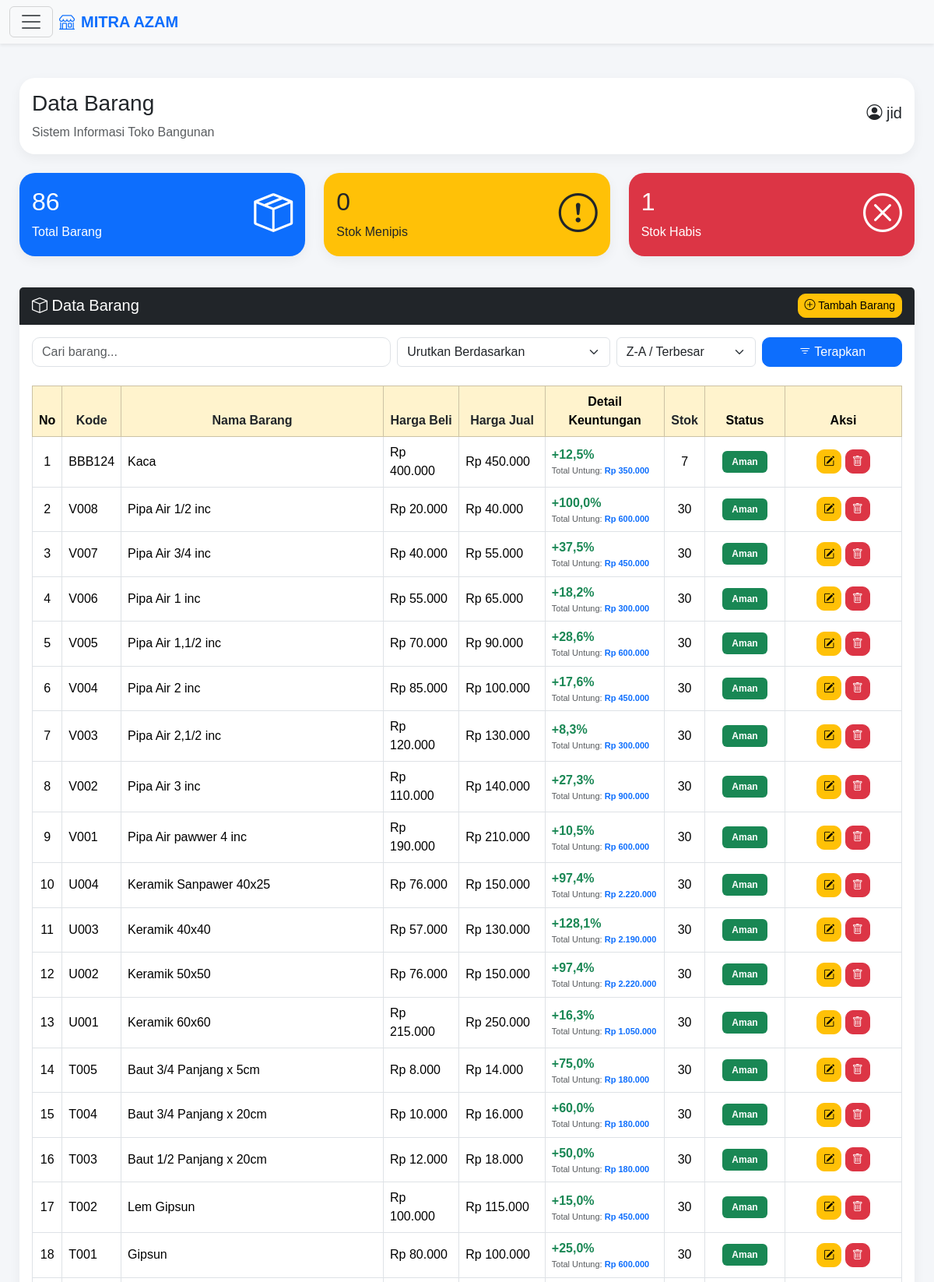
Page /admin/barang.php (signed in, upper part) on the committed database.
### tables this page shows
CREATE TABLE `barang` (
  `id_barang` int(11) NOT NULL AUTO_INCREMENT,
  `kode_barang` varchar(20) NOT NULL,
  `nama_barang` varchar(100) NOT NULL,
  `harga_beli` int(11) NOT NULL,
  `harga_jual` int(11) NOT NULL,
  `stok` int(11) NOT NULL,
  `stok_minimum` int(11) NOT NULL,
  `tanggal` date NOT NULL,
  `jenis_penjualan` enum('Normal','Kaca') DEFAULT 'Normal',
  PRIMARY KEY (`id_barang`)
);

### config/load_theme.php (called while the page is built)
<?php
if (isset($conn)) {
    $queryGlobalSetting = mysqli_query($conn, "SELECT tema FROM setting LIMIT 1");
    $globalSetting = mysqli_fetch_assoc($queryGlobalSetting);
    $tema_sistem = $globalSetting['tema'] ?? 'light';
} else {
    $tema_sistem = 'light';
}
?>

### admin/barang.php (the view, shortened to what this page needs)
<?php
require_once '../config/koneksi.php';
require_once '../config/load_theme.php';
$cari   = $_GET['cari'] ?? '';
$sort   = $_GET['sort'] ?? 'id_barang';
$order  = $_GET['order'] ?? 'DESC';
$filter = $_GET['filter'] ?? '';
$query = "SELECT * FROM barang WHERE 1=1";
$query .= " ORDER BY $sort $order";
$data = mysqli_query($conn, $query);
$total_barang = 0;
$q_total = mysqli_query($conn, "SELECT COUNT(*) as total FROM barang");
if ($q_total) {
    $d_total = mysqli_fetch_assoc($q_total);
    $total_barang = $d_total['total'];
}
$stok_menipis = 0;
$q_stok = mysqli_query($conn, "SELECT COUNT(*) as total FROM barang WHERE stok > 0 AND stok <= stok_minimum");
if ($q_stok) {
    $d_stok = mysqli_fetch_assoc($q_stok);
    $stok_menipis = $d_stok['total'];
}
$q_habis = mysqli_query($conn, "SELECT * FROM barang WHERE stok <= 0");
$total_habis = mysqli_num_rows($q_habis);
?>
<!DOCTYPE html>
<html lang="id">
<head>
    <link href="https://cdn.jsdelivr.net/npm/bootstrap@5.3.3/dist/css/bootstrap.min.css" rel="stylesheet">
    <link rel="stylesheet" href="https://cdn.jsdelivr.net/npm/bootstrap-icons@1.11.3/font/bootstrap-icons.min.css">
</head>
<body class="<?= ($tema_sistem ?? 'light') == 'dark' ? 'dark-theme' : ''; ?>">
<nav class="navbar bg-body-tertiary fixed-top shadow-sm">
  <div class="container-fluid">
    <button class="navbar-toggler" type="button" data-bs-toggle="offcanvas" data-bs-target="#offcanvasNavbar" aria-controls="offcanvasNavbar">
      <span class="navbar-toggler-icon"></span>
    </button>
    <a class="navbar-brand d-flex align-items-center me-auto ms-2 fw-bold text-primary" href="dashboard.php">
      <i class="bi bi-shop me-2"></i> MITRA AZAM
    </a>
  </div>
</nav>
<div class="content">
    <div class="card mb-4">
        <div class="card-body d-flex justify-content-between align-items-center flex-wrap">
            <div>
                <h3>Data Barang</h3>
                <p class="mb-0 text-muted">Sistem Informasi Toko Bangunan</p>
            </div>
            <div>
                <h5>
                    <i class="bi bi-person-circle"></i>
                    <?= htmlspecialchars($_SESSION['nama'] ?? 'User'); ?>
                </h5>
            </div>
        </div>
    </div>
    <div class="row mb-4">
        <div class="col-md-4 mb-3">
            <a href="barang.php" class="text-decoration-none">
                <div class="card bg-primary text-white">
                    <div class="card-body d-flex justify-content-between align-items-center">
                        <div>
                            <h2><?= $total_barang; ?></h2>
                            <p class="mb-0">Total Barang</p>
                        </div>
                        <i class="bi bi-box-seam" style="font-size:50px;"></i>
                    </div>
                </div>
            </a>
        </div>
        <div class="col-md-4 mb-3">
            <a href="barang.php?filter=menipis" class="text-decoration-none">
                <div class="card bg-warning text-dark">
                    <div class="card-body d-flex justify-content-between align-items-center">
                        <div>
                            <h2><?= $stok_menipis; ?></h2>
                            <p class="mb-0">Stok Menipis</p>
                        </div>
                        <i class="bi bi-exclamation-circle" style="font-size:50px;"></i>
                    </div>
                </div>
            </a>
        </div>
        <div class="col-md-4 mb-3">
            <a href="barang.php?filter=habis" class="text-decoration-none">
                <div class="card bg-danger text-white">
                    <div class="card-body d-flex justify-content-between align-items-center">
                        <div>
                            <h2><?= $total_habis; ?></h2>
                            <p class="mb-0">Stok Habis</p>
                        </div>
                        <i class="bi bi-x-circle" style="font-size:50px;"></i>
                    </div>
                </div>
            </a>
        </div>
    </div>
    <div class="card">
        <div class="card-header bg-dark text-white d-flex justify-content-between align-items-center">
            <h5 class="mb-0"><i class="bi bi-box"></i> Data Barang</h5>
            <a href="tambah_barang.php" class="btn btn-warning btn-sm">
                <i class="bi bi-plus-circle"></i> Tambah Barang
            </a>
        </div>
        <div class="card-body">
            <form method="GET" class="mb-4">
                <div class="row g-2">
                    <div class="col-md-5">
                        <input type="text" name="cari" class="form-control search-box" placeholder="Cari barang..." value="<?= htmlspecialchars($cari); ?>">
                    </div>
                    <div class="col-md-3">
                        <select name="sort" class="form-select">
                            <option value="id_barang" <?= ($sort == 'id_barang') ? 'selected' : ''; ?>>Urutkan Berdasarkan</option>
                        </select>
                    </div>
                    <div class="col-md-2">
                        <select name="order" class="form-select">
                            <option value="DESC" <?= ($order == 'DESC') ? 'selected' : ''; ?>>Z-A / Terbesar</option>
                        </select>
                    </div>
                    <div class="col-md-2">
                        <button class="btn btn-primary w-100" type="submit">
                            <i class="bi bi-filter"></i> Terapkan
                        </button>
                    </div>
                </div>
            </form>
            <div class="table-responsive">
                <table class="table table-bordered table-hover align-middle">
                    <thead class="table-warning text-center">
                        <tr>
                            <th>No</th>
                            <th><a href="?sort=kode_barang&order=<?= ($sort == 'kode_barang' && $order == 'ASC') ? 'DESC' : 'ASC'; ?>&cari=<?= urlencode($cari); ?>&filter=<?= urlencode($filter); ?>" class="text-decoration-none text-dark">Kode</a></th>
                            <th><a href="?sort=nama_barang&order=<?= ($sort == 'nama_barang' && $order == 'ASC') ? 'DESC' : 'ASC'; ?>&cari=<?= urlencode($cari); ?>&filter=<?= urlencode($filter); ?>" class="text-decoration-none text-dark">Nama Barang</a></th>
                            <th><a href="?sort=harga_beli&order=<?= ($sort == 'harga_beli' && $order == 'ASC') ? 'DESC' : 'ASC'; ?>&cari=<?= urlencode($cari); ?>&filter=<?= urlencode($filter); ?>" class="text-decoration-none text-dark">Harga Beli</a></th>
                            <th><a href="?sort=harga_jual&order=<?= ($sort == 'harga_jual' && $order == 'ASC') ? 'DESC' : 'ASC'; ?>&cari=<?= urlencode($cari); ?>&filter=<?= urlencode($filter); ?>" class="text-decoration-none text-dark">Harga Jual</a></th>
                            <th>Detail Keuntungan</th>
                            <th><a href="?sort=stok&order=<?= ($sort == 'stok' && $order == 'ASC') ? 'DESC' : 'ASC'; ?>&cari=<?= urlencode($cari); ?>&filter=<?= urlencode($filter); ?>" class="text-decoration-none text-dark">Stok</a></th>
                            <th>Status</th>
                            <th width="150">Aksi</th>
                        </tr>
                    </thead>
                    <tbody>
                    <?php if(mysqli_num_rows($data) > 0): ?>
                        <?php $no = 1; ?>
                        <?php while($d = mysqli_fetch_assoc($data)): ?>
                            <?php
                            $kode_barang = mysqli_real_escape_string($conn, $d['kode_barang']);
                            $cek_valid = mysqli_query($conn, "SELECT COUNT(DISTINCT nama_barang) AS total FROM barang WHERE kode_barang = '$kode_barang'");
                            $hasil_valid = mysqli_fetch_assoc($cek_valid);
                            $class_row = ($hasil_valid['total'] > 1) ? "kode-tidak-valid" : "kode-valid";
                            $harga_beli = $d['harga_beli'];
                            $harga_jual = $d['harga_jual'];
                            $stok = $d['stok'];
                            $persen_untung = 0;
                            $total_nominal_untung = 0;
                            if ($harga_beli > 0) {
                                $keuntungan_per_unit = $harga_jual - $harga_beli;
                                $persen_untung = ($keuntungan_per_unit / $harga_beli) * 100;
                                if ($stok > 0) {
                                    $total_nominal_untung = $keuntungan_per_unit * $stok;
                                }
                            }
                            ?>
                            <tr class="<?= $class_row; ?>">
                                <td class="text-center"><?= $no++; ?></td>
                                <td><?= htmlspecialchars($d['kode_barang']); ?></td>
                                <td><?= htmlspecialchars($d['nama_barang']); ?></td>
                                <td>Rp <?= number_format($harga_beli,0,',','.'); ?></td>
                                <td>Rp <?= number_format($harga_jual,0,',','.'); ?></td>
                                <td>
                                    <div class="fw-bold text-success">
                                        <?= $persen_untung > 0 ? '+' . number_format($persen_untung, 1, ',', '.') . '%' : number_format($persen_untung, 1, ',', '.') . '%'; ?>
                                    </div>
                                    <small class="text-muted d-block" style="font-size: 11px;">
                                        Total Untung: <span class="fw-semibold text-primary">Rp <?= number_format($total_nominal_untung, 0, ',', '.'); ?></span>
                                    </small>
                                </td>
                                <td class="text-center"><?= $stok; ?></td>
                                <td class="text-center">
                                    <?php if($stok <= 0): ?>
                                        <span class="badge bg-danger">Stok Habis</span>
                                    <?php elseif($stok <= $d['stok_minimum']): ?>
                                        <span class="badge bg-warning text-dark">Menipis</span>
                                    <?php else: ?>
                                        <span class="badge bg-success">Aman</span>
                                    <?php endif; ?>
                                </td>
                                <td class="text-center">
                                    <a href="edit_barang.php?id=<?= urlencode($d['id_barang']); ?>" class="btn btn-warning btn-sm"><i class="bi bi-pencil-square"></i></a>
                                    <a href="hapus_barang.php?id=<?= urlencode($d['id_barang']); ?>" class="btn btn-danger btn-sm" onclick="return confirm('Yakin ingin hapus data?')"><i class="bi bi-trash"></i></a>
                                </td>
                            </tr>
                        <?php endwhile; ?>
                    <?php else: ?>
                        <tr>
                            <td colspan="9" class="text-center text-danger">Data Tidak Ditemukan</td>
                        </tr>
                    <?php endif; ?>
                    </tbody>
                </table>
            </div>
        </div>
    </div>
</div>
</body>
</html>

### admin/barang.php (style rules this page uses)
body { background:#f4f6f9; overflow-x:hidden; font-family:Arial,sans-serif; transition: background-color 0.3s, color 0.3s; }
.content { padding: 25px; margin-top: 75px; }
.card { border:none; border-radius:20px; box-shadow:0 5px 15px rgba(0,0,0,0.05); transition:.3s; cursor:pointer; }
.btn { border-radius:10px; }
.badge { padding:8px 12px; }
.search-box { border-radius:10px; }
.kode-valid { background:#e8fff1 !important; }

### rows in the picture
barang: kode_barang "BBB124", nama_barang "Kaca", harga_beli "400.000", harga_jual "450.000", persen_untung "12,5", total_nominal_untung "350.000", stok "7", stok_minimum "Aman"
barang: kode_barang "V008", nama_barang "Pipa Air 1/2 inc", harga_beli "20.000", harga_jual "40.000", persen_untung "100,0", total_nominal_untung "600.000", stok "30", stok_minimum "Aman"
barang: kode_barang "V007", nama_barang "Pipa Air 3/4 inc", harga_beli "40.000", harga_jual "55.000", persen_untung "37,5", total_nominal_untung "450.000", stok "30", stok_minimum "Aman"
barang: kode_barang "V006", nama_barang "Pipa Air 1 inc", harga_beli "55.000", harga_jual "65.000", persen_untung "18,2", total_nominal_untung "300.000", stok "30", stok_minimum "Aman"
barang: kode_barang "V005", nama_barang "Pipa Air 1,1/2 inc", harga_beli "70.000", harga_jual "90.000", persen_untung "28,6", total_nominal_untung "600.000", stok "30", stok_minimum "Aman"
barang: kode_barang "V004", nama_barang "Pipa Air 2 inc", harga_beli "85.000", harga_jual "100.000", persen_untung "17,6", total_nominal_untung "450.000", stok "30", stok_minimum "Aman"
barang: kode_barang "V003", nama_barang "Pipa Air 2,1/2 inc", harga_beli "120.000", harga_jual "130.000", persen_untung "8,3", total_nominal_untung "300.000", stok "30", stok_minimum "Aman"
barang: kode_barang "V002", nama_barang "Pipa Air 3 inc", harga_beli "110.000", harga_jual "140.000", persen_untung "27,3", total_nominal_untung "900.000", stok "30", stok_minimum "Aman"
barang: kode_barang "V001", nama_barang "Pipa Air pawwer 4 inc", harga_beli "190.000", harga_jual "210.000", persen_untung "10,5", total_nominal_untung "600.000", stok "30", stok_minimum "Aman"
barang: kode_barang "U004", nama_barang "Keramik Sanpawer 40x25", harga_beli "76.000", harga_jual "150.000", persen_untung "97,4", total_nominal_untung "2.220.000", stok "30", stok_minimum "Aman"
barang: kode_barang "U003", nama_barang "Keramik 40x40", harga_beli "57.000", harga_jual "130.000", persen_untung "128,1", total_nominal_untung "2.190.000", stok "30", stok_minimum "Aman"
barang: kode_barang "U002", nama_barang "Keramik 50x50", harga_beli "76.000", harga_jual "150.000", persen_untung "97,4", total_nominal_untung "2.220.000", stok "30", stok_minimum "Aman"
barang: kode_barang "U001", nama_barang "Keramik 60x60", harga_beli "215.000", harga_jual "250.000", persen_untung "16,3", total_nominal_untung "1.050.000", stok "30", stok_minimum "Aman"
barang: kode_barang "T005", nama_barang "Baut 3/4 Panjang x 5cm", harga_beli "8.000", harga_jual "14.000", persen_untung "75,0", total_nominal_untung "180.000", stok "30", stok_minimum "Aman"
barang: kode_barang "T004", nama_barang "Baut 3/4 Panjang x 20cm", harga_beli "10.000", harga_jual "16.000", persen_untung "60,0", total_nominal_untung "180.000", stok "30", stok_minimum "Aman"
barang: kode_barang "T003", nama_barang "Baut 1/2 Panjang x 20cm", harga_beli "12.000", harga_jual "18.000", persen_untung "50,0", total_nominal_untung "180.000", stok "30", stok_minimum "Aman"
barang: kode_barang "T002", nama_barang "Lem Gipsun", harga_beli "100.000", harga_jual "115.000", persen_untung "15,0", total_nominal_untung "450.000", stok "30", stok_minimum "Aman"
barang: kode_barang "T001", nama_barang "Gipsun", harga_beli "80.000", harga_jual "100.000", persen_untung "25,0", total_nominal_untung "600.000", stok "30", stok_minimum "Aman"

### other values in the picture
$_SESSION['nama'] "jid"
$total_barang "86"
$stok_menipis "0"
$total_habis "1"
